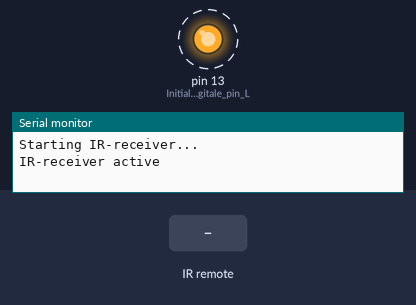
A sketch run on a simulated Arduino Uno, built with avr-gcc and run on an emulated ATmega328P. Shown: output pins drawn as LEDs (lit = HIGH), the last lines printed to the serial monitor. Dashed ring = blinking. The inputs (shaded band) are chosen by the test bench.

Above: at 1.25 s.
1.3 s: infrared code 0xFF9867 received
At 2.3 s:
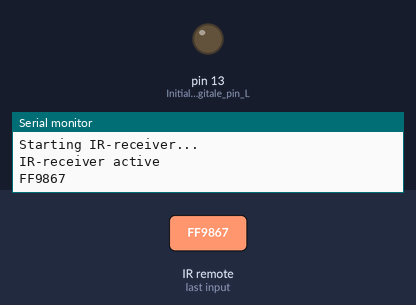
4.3 s: infrared code 0xFFB04F received
At 5.2 s:
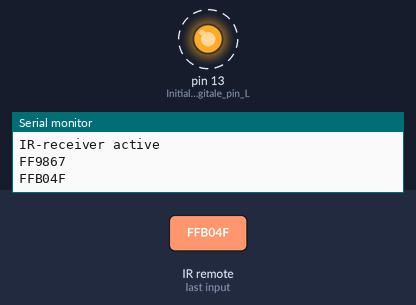
Timing chart, 0 to 11.9 s (numbered marks = the images above; inputs shaded):
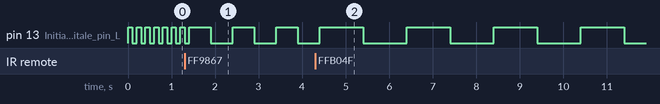

The sketch:

ir-receiver-part-2.ino
```cpp
// (licence header left out)
// Import the IR-remote library
#include <IRremote.h>

int IrReceiverPin = 12;                 // Turn the variable "IrReceiverPin" to pin 12
IRrecv irrecv(IrReceiverPin);           // create a new instance of "irrecv" and save this instance in variabele "IRrecv"
decode_results results;                 // define the variable "results" to store the received button code

int speed = 100;                        // Blinking speed

void setup()
{
    Serial.begin(9600);                 // Initialise the serial monitor

    pinMode(LED_BUILTIN, OUTPUT);       // Initialise digitale pin LED_BUILTIN as output

    // When the IR-remote library crashes we can see it from the shown text
    Serial.println("Starting IR-receiver...");

    irrecv.enableIRIn();                // start the IR-receiver

    Serial.println("IR-receiver active");

    digitalWrite(LED_BUILTIN, LOW);     // Turn off the builtin LED
}


void loop() {

    // When the IR-receiver receives a signal
    if (irrecv.decode(&results)) {

        // Print the received value as a hexadecimal value
        Serial.println(results.value, HEX);

        // Resume the IR-receiver to listen for new signals
        irrecv.resume();

        // Determine which button has been pressed
        switch (results.value) {
            case 0xFF6897:     // button 1
                speed = 100;   // set the blinking speed to 100ms
                break;

            case 0xFF9867:     // button 2
                speed = 500;   // set the blinking speed to 500ms
                break;

            case 0xFFB04F:     // button 3
                speed = 1000;  // set the blinking speed to 1000ms
                break;
        }

    }

    // Blink the builtin LED with the given speed
    digitalWrite(LED_BUILTIN, HIGH);
    delay(speed);

    digitalWrite(LED_BUILTIN, LOW);
    delay(speed);

}
```

Measured:
- after the input at 4.3 s, pin 13 (Initialise_digitale_pin_L): alternates HIGH for 1.0 s and LOW for 1.0 s, starting after 1.1 s
- by itself, pin 13 (Initialise_digitale_pin_L): repeats every 1.0 s: HIGH 0.50 s, LOW 0.50 s
